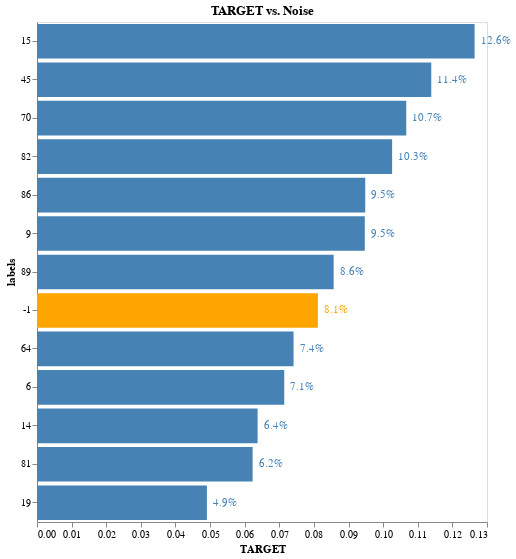

The code cell stored with this chart in its notebook:
### Code cell
plot_feature_percentage('TARGET')

### Figure 1 — Vega-Lite specification as saved in the notebook (floating-point values rounded to 4 significant figures)
{"config": {"view": {"continuousWidth": 400, "continuousHeight": 300}}, "layer": [{"mark": "bar", "encoding": {"color": {"condition": {"value": "orange", "test": "(datum.labels === -1)"}, "value": "steelblue"}, "x": {"type": "quantitative", "axis": {"grid": false}, "field": "TARGET", "title": "TARGET"}, "y": {"type": "nominal", "field": "labels", "sort": {"field": "TARGET", "order": "descending"}}}, "title": "TARGET vs. Noise"}, {"mark": {"type": "text", "align": "left", "baseline": "middle", "dx": 6}, "encoding": {"color": {"condition": {"value": "orange", "test": "(datum.labels === -1)"}, "value": "steelblue"}, "text": {"type": "quantitative", "field": "TARGET", "format": ".1%"}, "x": {"type": "quantitative", "axis": {"grid": false}, "field": "TARGET", "title": "TARGET"}, "y": {"type": "nominal", "field": "labels", "sort": {"field": "TARGET", "order": "descending"}}}, "title": "TARGET vs. Noise"}], "data": {"name": "data-80151b2b632f60379efc8b7cd56cab7f"}, "height": 500, "width": 450, "$schema": "https://vega.github.io/schema/vega-lite/v4.0.2.json", "datasets": {"data-80151b2b632f60379efc8b7cd56cab7f": [{"labels": -1, "PREV_DAYS_FIRST_DUE": 3839.0, "DAYS_EMPLOYED": 2376.0, "PERCENT_EMPLOYED_TO_AGE": 0.1504, "PREV_DAYS_LAST_DUE_1ST_VERSION": 37210.0, "FLAG_EMP_PHONE": 0.8787, "TARGET": 0.08115}, {"labels": 6, "PREV_DAYS_FIRST_DUE": 0.0, "DAYS_EMPLOYED": 63.45, "PERCENT_EMPLOYED_TO_AGE": 0.002907, "PREV_DAYS_LAST_DUE_1ST_VERSION": 0.0, "FLAG_EMP_PHONE": 0.07609, "TARGET": 0.07143}, {"labels": 9, "PREV_DAYS_FIRST_DUE": 10860.0, "DAYS_EMPLOYED": 2340.0, "PERCENT_EMPLOYED_TO_AGE": 0.1428, "PREV_DAYS_LAST_DUE_1ST_VERSION": 26690.0, "FLAG_EMP_PHONE": 0.8258, "TARGET": 0.0947}, {"labels": 14, "PREV_DAYS_FIRST_DUE": 0.0, "DAYS_EMPLOYED": 2032.0, "PERCENT_EMPLOYED_TO_AGE": 0.1356, "PREV_DAYS_LAST_DUE_1ST_VERSION": 0.0, "FLAG_EMP_PHONE": 0.9984, "TARGET": 0.06373}, {"labels": 15, "PREV_DAYS_FIRST_DUE": -1332.0, "DAYS_EMPLOYED": 1810.0, "PERCENT_EMPLOYED_TO_AGE": 0.1165, "PREV_DAYS_LAST_DUE_1ST_VERSION": 365200.0, "FLAG_EMP_PHONE": 0.8698, "TARGET": 0.1264}, {"labels": 19, "PREV_DAYS_FIRST_DUE": -727.3, "DAYS_EMPLOYED": 1945.0, "PERCENT_EMPLOYED_TO_AGE": 0.1213, "PREV_DAYS_LAST_DUE_1ST_VERSION": 79090.0, "FLAG_EMP_PHONE": 0.7607, "TARGET": 0.04908}, {"labels": 45, "PREV_DAYS_FIRST_DUE": 1885.0, "DAYS_EMPLOYED": 1543.0, "PERCENT_EMPLOYED_TO_AGE": 0.1174, "PREV_DAYS_LAST_DUE_1ST_VERSION": 2922.0, "FLAG_EMP_PHONE": 0.9775, "TARGET": 0.1139}, {"labels": 64, "PREV_DAYS_FIRST_DUE": 260.1, "DAYS_EMPLOYED": 2736.0, "PERCENT_EMPLOYED_TO_AGE": 0.1586, "PREV_DAYS_LAST_DUE_1ST_VERSION": 41510.0, "FLAG_EMP_PHONE": 0.8374, "TARGET": 0.07412}, {"labels": 70, "PREV_DAYS_FIRST_DUE": 127.1, "DAYS_EMPLOYED": 2226.0, "PERCENT_EMPLOYED_TO_AGE": 0.1455, "PREV_DAYS_LAST_DUE_1ST_VERSION": 79270.0, "FLAG_EMP_PHONE": 0.8864, "TARGET": 0.1067}, {"labels": 81, "PREV_DAYS_FIRST_DUE": 42800.0, "DAYS_EMPLOYED": 1137.0, "PERCENT_EMPLOYED_TO_AGE": 0.07377, "PREV_DAYS_LAST_DUE_1ST_VERSION": 34690.0, "FLAG_EMP_PHONE": 0.4751, "TARGET": 0.06229}, {"labels": 82, "PREV_DAYS_FIRST_DUE": -308.9, "DAYS_EMPLOYED": 1916.0, "PERCENT_EMPLOYED_TO_AGE": 0.127, "PREV_DAYS_LAST_DUE_1ST_VERSION": 170.8, "FLAG_EMP_PHONE": 0.9698, "TARGET": 0.1026}, {"labels": 86, "PREV_DAYS_FIRST_DUE": 735.4, "DAYS_EMPLOYED": 2058.0, "PERCENT_EMPLOYED_TO_AGE": 0.1341, "PREV_DAYS_LAST_DUE_1ST_VERSION": 100900.0, "FLAG_EMP_PHONE": 0.8382, "TARGET": 0.09482}, {"labels": 89, "PREV_DAYS_FIRST_DUE": -643.1, "DAYS_EMPLOYED": 2272.0, "PERCENT_EMPLOYED_TO_AGE": 0.1541, "PREV_DAYS_LAST_DUE_1ST_VERSION": -572.1, "FLAG_EMP_PHONE": 0.9953, "TARGET": 0.0857}]}}
